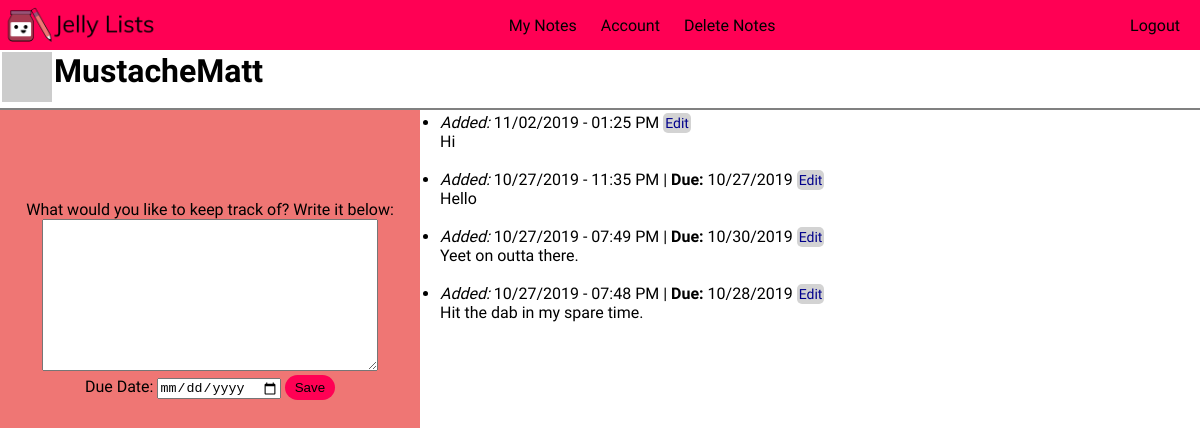
/mynotes (signed in), run on an earlier commit of the app's database.
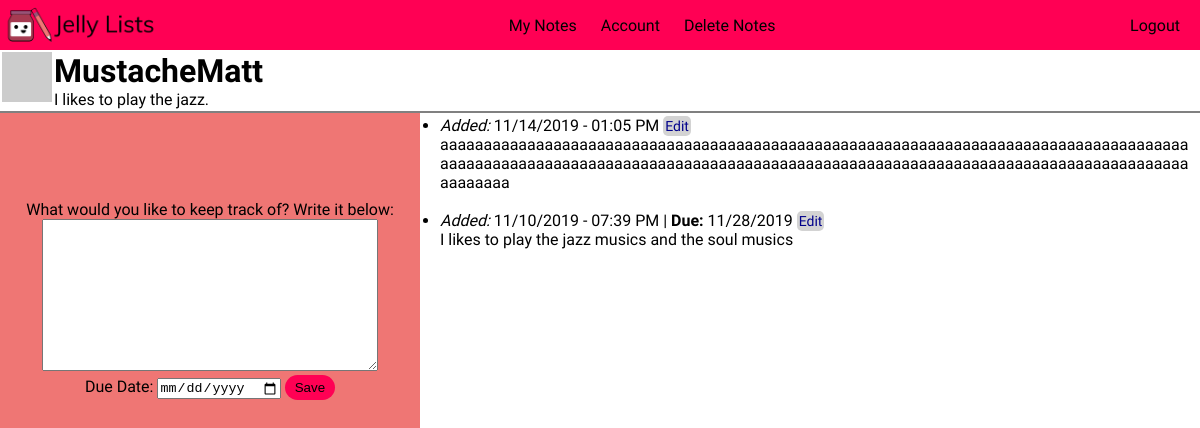
And on a later commit of the database.
### app/models.py (models this page shows, shortened)
class User(UserMixin, db.Model):
    id = db.Column(db.Integer, primary_key=True)
    username = db.Column(db.String(64), index=True, unique=True)
    email = db.Column(db.String(120), index=True, unique=True)
    password_hash = db.Column(db.String(128))
    about_me = db.Column(db.String(140))
    notes = db.relationship('Note', backref='author', lazy='dynamic')
    def get_notes(self):
        return Note.query.filter(Note.user_id == self.id).order_by(
            Note.timestamp.desc())
    def get_note_count(self):
        return Note.query.filter(Note.user_id == self.id).count()
    def avatar(self, size):
        digest = md5(self.email.lower().encode('utf-8')).hexdigest()
        return 'https://www.gravatar.com/avatar/{}?d=monsterid&s={}'.format(
            digest, size)

class Note(db.Model):
    id = db.Column(db.Integer, primary_key=True)
    body = db.Column(db.String)
    timestamp = db.Column(db.DateTime, index=True, default=datetime.now)
    due_date = db.Column(db.DateTime, index=True)
    user_id = db.Column(db.Integer, db.ForeignKey('user.id'))

### app/routes.py (the view, shortened to what this page needs)
@app.route('/mynotes', methods=['GET', 'POST'])
@login_required
def mynotes():
    form = NoteForm()
    noteID = request.args.get('noteID')
    if form.validate_on_submit() and noteID is None:
        if 'submit' in request.form:
            note = Note(body=form.note.data, due_date=form.due_date.data, author=current_user)
            db.session.add(note)
            db.session.commit()
        return redirect(url_for('mynotes'))
    notes = current_user.get_notes().all()
    noteData = Note.query.filter_by(id=noteID).first()
    if noteID is not None:
        form.note.data = noteData.body
        form.due_date.data = noteData.due_date
    return render_template('mynotes.html', form=form, notes=notes)

### app/forms.py (shortened to what this page needs)
class NoteForm(FlaskForm):
    note = TextAreaField(validators=[DataRequired()])
    due_date = DateField('Due Date', format='%m/%d/%Y', validators=[Optional()])
    submit = SubmitField('Save')

### app/models.py (called while the page is built)
@login.user_loader
def load_user(id):
    return User.query.get(int(id))

### app/templates/mynotes.html (shortened to what this page needs)
<!DOCTYPE html>
<html>
<head>
    <link type="text/css" rel="stylesheet" href="/static/style.css"/>
</head>
<body id="note_body">
    <header>
        <a href="homepage"><img src="static/JamNotJelly_Logo_text.png" alt="Jam Not Jelly's Jelly Lists" id="nav_logo"></a>
        <ul class="nav_links">
            {% if current_user.is_authenticated %}
                <li><a class="nav_content" href="mynotes">My Notes</a></li>
                <li><a class="nav_content" href="account">Account</a></li>
                {% if current_user.get_note_count() > 0 %}
                    <li><a class="nav_content" href="delete-notes">Delete Notes</a></li>
                {% endif %}
            {% endif %}
        </ul>
        <ul class="nav_links" id="right_links">
            {% if current_user.is_anonymous %}
            <li><a href="{{ url_for('login') }}">Login</a></li> |
            <li><a class="nav_content" href="register">Sign Up</a></li>
            {% else %}
            <li><a href="{{ url_for('logout') }}">Logout</a></li>
            {% endif %}
        </ul>
    </header>
    <div id="note_body">
        {% if current_user.is_authenticated %}
        <table>
                <tr valign="top">
                    <td><img src="{{ current_user.avatar(128) }}" id="note_avatar"></td>
                    <td>
                        <h1>{{ current_user.username }}</h1>
                        {% if current_user.about_me %}<p>{{ current_user.about_me }}</p>{% endif %}
                    </td>
                </tr>
        </table>
        {% endif %}
        <form action="" method="post" id="notes">
            <div id="left_side">
                <div id="note_input">
                    <p>What would you like to keep track of? Write it below:</p>
                    {{ form.note(style="width: 80%;",rows=10, id="note_textbox") }}<br>
                    <p>Due Date: {{ form.due_date(placeholder="dd/mm/yyyy") }} {{ form.submit(id="note_submit") }}
                    </p>
                </div>
            </div>
            <ul id="note_list">
                {% for note in notes %}
                    <li>
                        <i>Added: </i>{{ note.timestamp.strftime('%m/%d/%Y - %I:%M %p') }}
                            {% if note.due_date %}
                                | <b>Due: </b>{{ note.due_date.strftime('%m/%d/%Y') }}
                            {% endif %}
							<a style="color: darkblue; background-color: lightgrey; padding: 2px; font-size: 14px; border-radius: 5px" href="?noteID={{note.id}}">Edit</a>
                        <br>{{ note.body }}
				</li><br>
                {% endfor %}
            </ul>
        </form>
    </div>
</body>
</html>

### app/static/style.css (style rules this page uses)
* { box-sizing: border-box; margin: 0; padding: 0; text-decoration: none; }
a { color: black; }
body { width: 100%; height: 100%; font-family: 'Muli', sans-serif; }
header { background-color: #ff0054; color:black; width: 100%; height: 50px; display: flex; justify-content: space-between; align-items: center; }
.nav_links { list-style: none; color: black; }
.nav_links li { display: inline-block; padding: 0 10px; }
.nav_links li a { transition: all 0.5s ease 0s }
#right_links { margin-right: 10px; }
input[type=submit] { padding: 5px 10px; background-color: rgba(239,118,116,1); border: none; border-radius: 20px; cursor: pointer; transition: all 0.5s ease 0s; }
textarea { font-family: Arial, Helvetica, sans-serif; }
#nav_logo { height: 60px; vertical-align: bottom; }
#note_avatar { width: 50px; }
#note_body { height: 100%; }
#notes { position: relative; height: 100%; }
#left_side { background-color: rgba(239,118,116,1); width: 35%; height: 100%; float: left; text-align: center; position: fixed; bottom: 0px; z-index: -3; }
#note_input { margin-left: auto; margin-right: auto; text-align: center; padding-bottom: 5px; padding-top: 200px; }
#note_list { width: 65%; float: right; word-wrap: break-word; padding: 5px; padding-left: 20px; }
#note_body { border-bottom: solid grey 1px; background-color: white; }
#note_submit { background-color: rgba(255, 0, 84, 1) !important; }

What changed in the data, as far as the page shows it:
removed Note: timestamp "11/02/2019 - 01:25 PM", body "Hi"
removed Note: timestamp "10/27/2019 - 11:35 PM", due_date "10/27/2019", body "Hello"
removed Note: timestamp "10/27/2019 - 07:49 PM", due_date "10/30/2019", body "Yeet on outta there."
removed Note: timestamp "10/27/2019 - 07:48 PM", due_date "10/28/2019", body "Hit the dab in my spare time."
changed User "MustacheMatt": about_me (not shown) → "I likes to play the jazz."
added Note: timestamp "11/14/2019 - 01:05 PM", body "aaaaaaaaaaaaaaaaaaaaaaaaaaaaaaaaaaaaaaaaaaaaaaaaaaaaaaaaaaaaaaaaaaaaaaaaaaaaaaaaaaaaaaaaaaaaaaaaaaaaaaaaaaaaaaaaaaaaaaaaaaaaaaaaaaaaaaaaaaaaaaaaaaaaaaaaaaaaaaaaaaaaaaaaaaaaaaaaaaaa"
added Note: timestamp "11/10/2019 - 07:39 PM", due_date "11/28/2019", body "I likes to play the jazz musics and the soul musics"
